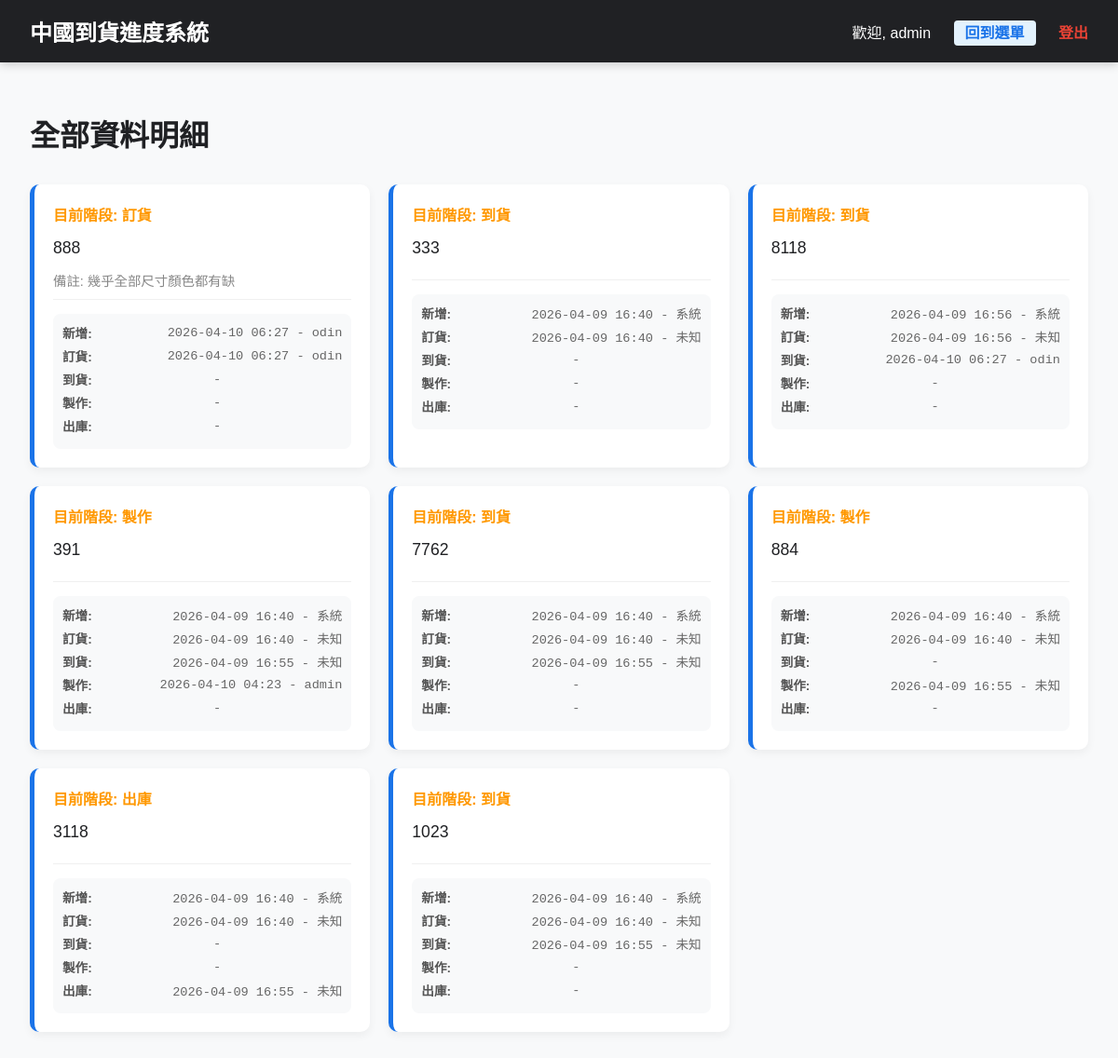
/all_data (signed in), run on the app's committed database.
### models.py (models this page shows)
class SystemConfig(db.Model):
    id = db.Column(db.Integer, primary_key=True)
    key = db.Column(db.String(50), unique=True, nullable=False)
    value = db.Column(db.Text)

class SignboardItem(db.Model):
    id = db.Column(db.Integer, primary_key=True)
    content = db.Column(db.Text, nullable=False)
    remark = db.Column(db.Text) # 備註 (選填)
    current_stage = db.Column(db.String(50), default='ORDER')
    stage_dates = db.Column(db.JSON, default={})
    updated_at = db.Column(db.DateTime, default=datetime.now, onupdate=datetime.now)

### main.py (the view)
@app.route('/all_data')
def all_data_page():
    items = SignboardItem.query.order_by(SignboardItem.updated_at.desc()).all()
    workflow_stages = get_workflow_stages()
    processed_items = []
    for item in items:
        p_item = {
            'id': item.id,
            'content': item.content,
            'remark': item.remark,
            'current_stage_key': item.current_stage,
            'history': []
        }
        created_val = item.stage_dates.get('CREATED')
        if not created_val:
            for s in workflow_stages:
                if item.stage_dates.get(s['key']):
                    created_val = item.stage_dates.get(s['key'])
                    break
        if created_val:
            if isinstance(created_val, dict):
                dt = datetime.fromisoformat(created_val['date']).strftime('%Y-%m-%d %H:%M')
                user = created_val['user']
            else:
                dt = datetime.fromisoformat(created_val).strftime('%Y-%m-%d %H:%M')
                user = "系統"
            display_str = f"{dt} - {user}"
        else:
            display_str = "-"
        p_item['history'].append({'name': '新增', 'val': display_str})
        for s in workflow_stages:
            val = item.stage_dates.get(s['key'])
            if val:
                if isinstance(val, dict):
                    dt = datetime.fromisoformat(val['date']).strftime('%Y-%m-%d %H:%M')
                    user = val['user']
                else:
                    dt = datetime.fromisoformat(val).strftime('%Y-%m-%d %H:%M')
                    user = "未知"
                display_val = f"{dt} - {user}"
            else:
                display_val = "-"
            p_item['history'].append({'name': s['name'], 'val': display_val})
            if s['key'] == item.current_stage:
                p_item['current_stage_name'] = s['name']
        processed_items.append(p_item)
    return render_template('all_data.html', items=processed_items)

### main.py (called while the page is built, shortened)
def get_config(key, default=None):
    config = SystemConfig.query.filter_by(key=key).first()
    return config.value if config else default

def get_inf_config(section, key, default=None):
    inf_path = os.path.join(os.path.dirname(__file__), 'config.inf')
    if not os.path.exists(inf_path):
        return default

def get_workflow_stages():
    stages_str = get_inf_config('Workflow', 'stages', 'ORDER:訂貨,ARRIVAL:到貨,PRODUCTION:製作,DELIVERY:出庫')
    stages = []
    for item in stages_str.split(','):
        if ':' in item:
            key, name = item.strip().split(':')
            stages.append({'key': key.strip(), 'name': name.strip()})
    return stages

@app.context_processor
def inject_config():
    return {
        'site_title': get_config('site_title', '中國到貨看板系統'),
        'workflow_stages': get_workflow_stages(),
        'undo_mode': get_inf_config('System', 'undo_mode', '1')
    }

### templates/all_data.html (shortened to what this page needs)
{% extends "layout.html" %}
{% block content %}
<h1>全部資料明細</h1>
<div style="height: 10px;"></div>
<div style="display: grid; grid-template-columns: repeat(auto-fill, minmax(300px, 1fr)); gap: 20px;">
    {% for item in items %}
    <div style="background: white; padding: 20px; border-radius: 10px; box-shadow: 0 4px 10px rgba(0,0,0,0.05); border-left: 5px solid #1a73e8;">
        <div style="display: flex; justify-content: space-between; margin-bottom: 10px;">
            <span style="font-weight: bold; color: #ff9800;">目前階段: {{ item.current_stage_name }}</span>
        </div>
        <div style="font-size: 1.1rem; line-height: 1.6; word-break: break-all; margin-bottom: 10px;">
            {{ item.content }}
        </div>
        <div style="font-size: 0.9rem; color: #888; border-bottom: 1px solid #f0f0f0; padding-bottom: 10px; margin-bottom: 15px;">
            {% if item.remark %}備註: {{ item.remark }}{% endif %}
        </div>
        <div style="font-size: 0.85rem; color: #666; background: #f8f9fa; padding: 10px; border-radius: 8px;">
            {% for h in item.history %}
            <div style="margin-bottom: 5px; display: flex; align-items: center;">
                <span style="font-weight: bold; color: #555; white-space: nowrap;">{{ h.name }}:</span>
                <span style="font-family: monospace; flex-grow: 1; text-align: {{ 'center' if h.val == '-' else 'right' }};">{{ h.val }}</span>
            </div>
            {% endfor %}
        </div>
    </div>
    {% endfor %}
</div>
{% endblock %}

### templates/layout.html (shortened to what this page needs)
<!DOCTYPE html>
<html lang="zh-Hant">
<head>
</head>
<body>
    <div class="nav-header">
        <div style="font-size: 1.5rem; font-weight: bold;">{{ site_title }}</div>
        <div class="nav-links">
            <span>歡迎, {{ session.username }}</span>
            {% if request.endpoint not in ['admin_home', 'index'] %}
            <a href="/admin_home" style="background: #e3f2fd; color: #1a73e8; padding: 5px 12px; border-radius: 4px;">回到選單</a>
            {% endif %}
            <a href="/logout" style="color: var(--danger);">登出</a>
        </div>
    </div>
    <div class="container">
        {% block content %}{% endblock %}
    </div>
</body>
</html>

### templates/layout.html (style rules this page uses)
:root { --primary: #1a73e8; --success: #34a853; --warning: #fbbc05; --danger: #ea4335; --info: #4285f4; --dark: #202124; --light: #f8f9fa; }
body { font-family: 'Microsoft JhengHei', sans-serif; margin: 0; background: var(--light); color: var(--dark); }
.nav-header { background: var(--dark); color: white; padding: 1rem 2rem; display: flex; justify-content: space-between; align-items: center; box-shadow: 0 2px 10px rgba(0,0,0,0.2); }
.nav-links a { color: #ccc; text-decoration: none; margin-left: 20px; font-weight: bold; }
.container { padding: 2rem; max-width: 1200px; margin: 0 auto; }

### data on the page
SystemConfig: value "中國到貨進度系統"
SignboardItem: current_stage_name "訂貨", content "888", remark "幾乎全部尺寸顏色都有缺", name "新增" "訂貨" "到貨" "製作" "出庫", val "2026-04-10 06:27 - odin" "2026-04-10 06:27 - odin" "-" "-" "-"
SignboardItem: current_stage_name "到貨", content "333", name "新增" "訂貨" "到貨" "製作" "出庫", val "2026-04-09 16:40 - 系統" "2026-04-09 16:40 - 未知" "-" "-" "-"
SignboardItem: current_stage_name "到貨", content "8118", name "新增" "訂貨" "到貨" "製作" "出庫", val "2026-04-09 16:56 - 系統" "2026-04-09 16:56 - 未知" "2026-04-10 06:27 - odin" "-" "-"
SignboardItem: current_stage_name "製作", content "391", name "新增" "訂貨" "到貨" "製作" "出庫", val "2026-04-09 16:40 - 系統" "2026-04-09 16:40 - 未知" "2026-04-09 16:55 - 未知" "2026-04-10 04:23 - admin" "-"
SignboardItem: current_stage_name "到貨", content "7762", name "新增" "訂貨" "到貨" "製作" "出庫", val "2026-04-09 16:40 - 系統" "2026-04-09 16:40 - 未知" "2026-04-09 16:55 - 未知" "-" "-"
SignboardItem: current_stage_name "製作", content "884", name "新增" "訂貨" "到貨" "製作" "出庫", val "2026-04-09 16:40 - 系統" "2026-04-09 16:40 - 未知" "-" "2026-04-09 16:55 - 未知" "-"
SignboardItem: current_stage_name "出庫", content "3118", name "新增" "訂貨" "到貨" "製作" "出庫", val "2026-04-09 16:40 - 系統" "2026-04-09 16:40 - 未知" "-" "-" "2026-04-09 16:55 - 未知"
SignboardItem: current_stage_name "到貨", content "1023", name "新增" "訂貨" "到貨" "製作" "出庫", val "2026-04-09 16:40 - 系統" "2026-04-09 16:40 - 未知" "2026-04-09 16:55 - 未知" "-" "-"

### other printed values
{{ session.username }} "admin"
